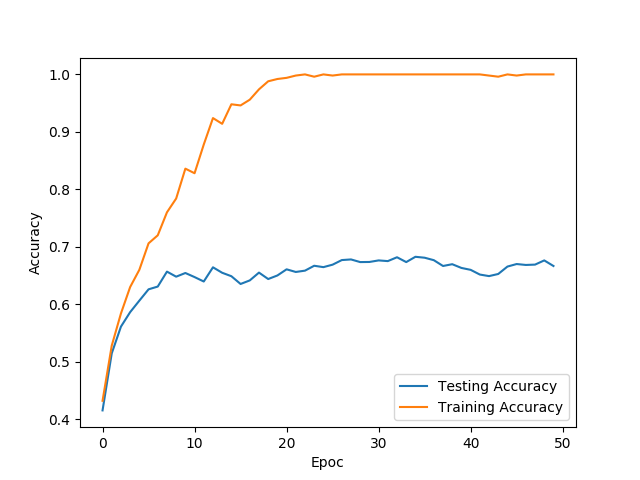

Write Python code to recreate this figure.
import matplotlib.pyplot as plt
import re
import sys

def parse(file):
    pattern = re.compile('^(\d+) Train: (\d+\.\d+) Val: (\d+.\d+)$')
    test = []
    train = []
    with open(file) as f:
        for line in f:
            match = pattern.match(line)
            if match:
                train.append(float(match.group(2)))
                test.append(float(match.group(3)))
    plt.plot(test, label='Testing Accuracy')
    plt.plot(train, label='Training Accuracy')
    plt.xlabel('Epoc')
    plt.ylabel('Accuracy')
    plt.legend()
    plt.savefig('graph.png')
    # plt.show()

if __name__ == "__main__":
    parse(sys.argv[1])
